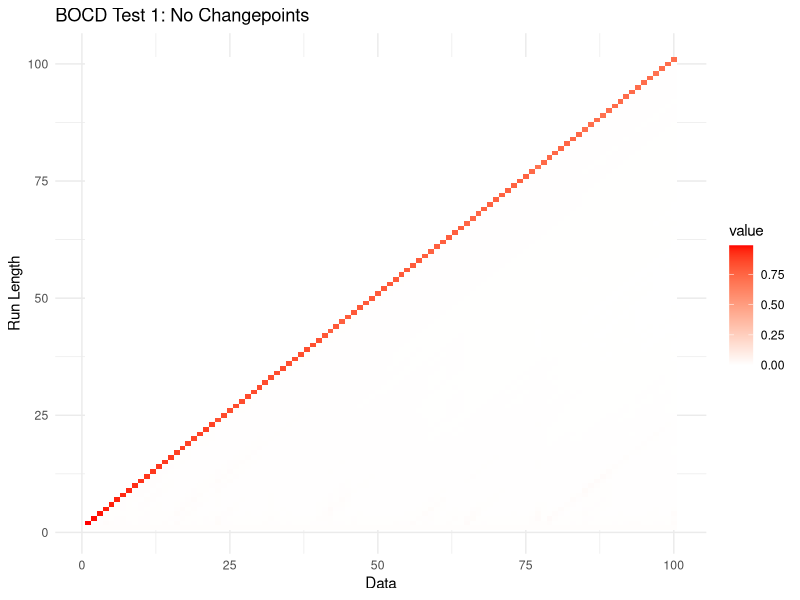
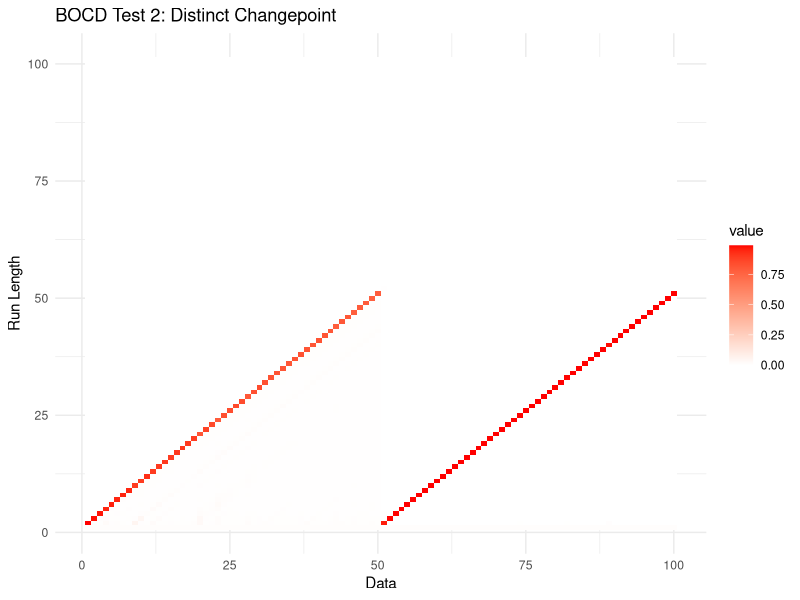
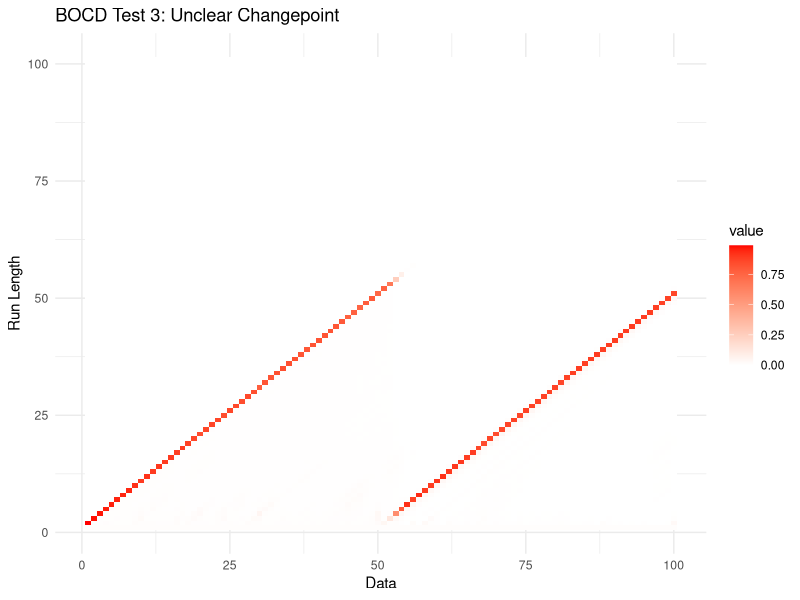

These charts were generated, in order, by the following R code:
## ---- chunk 1
knitr::opts_chunk$set(echo = TRUE)
library(ggplot2)
library(reshape2)
library(testthat)
## ---- chunk 2
# step 1
hazard_fn <- function(lambda){
  return(1 / lambda)
}

# step 3
predictive_prob_norm <- function(x_t, mu, sigma, sigma_n){
  # explainer: https://www2.stat.duke.edu/courses/Fall21/sta601.001/slides/03-normal-predictive-distributions.html#6
  # bayesian updating for normal distribution
  update_variance <- sigma^2 + sigma_n^2
  dnorm(x_t, mean = mu, sd = sqrt(update_variance))
}

# step 4
growth_prob <- function(data_prob, run_length_prob, hazard){
  data_prob * run_length_prob * hazard
}

# step 5
cp_prob <- function(data_prob, run_length_prob, hazard){
  sum(data_prob * run_length_prob * hazard)
}

# step 6
calc_evidence_fn <- function(growth_prob, cp_prob){
  sum(growth_prob) + cp_prob # need to add when run length is 0 (step 5) and run length > 0 (step 4)
}

# step 7
run_length_dist <- function(growth_prob, cp_prob, evidence){
  update_rl_probs <- numeric(length(growth_prob) + 1) # need to add 1 to initialization to account for r = 0
  
  update_rl_probs[2:length(update_rl_probs)] <- growth_prob / evidence # probability of r_t = i > 0 
  update_rl_probs[1] <- cp_prob / evidence # probability of r_t = 0
  update_rl_probs
}

# step 8
update_stats <- function(t, data, new_rl_probs, mu_0, sigma_0, sigma){

  # t: current time index
  # data: observations up to time t
  # new_rl_probs: probability for each run length
  # mu_0, sigma_0: prior mean, standard dev
  # sigma: known standard deviation of data

  n_runs <- length(new_rl_probs)
  new_means <- numeric(n_runs)
  new_variances <- numeric(n_runs)

  # using priors to start for run length = 0
  new_means[1] <- mu_0
  new_variances[1] <- sigma_0^2

  # update for run lengths greater than 0

  if (n_runs > 1){
    for (i in 2:n_runs){
      r <- i - 1 # run length

      data_cur_run <- data[(max(1, t - r + 1)):t] # avoid negative combos of current time index t and run length r

      # update parameters directly using bayes
      n <- length(data_cur_run)
      sigma_n <- 1 / sqrt(1/sigma_0^2 + n/sigma^2)
      mu_n <- sigma_n^2 * (mu_0/sigma_0^2 + sum(data_cur_run) / sigma^2)

      new_means[i] <- mu_n
      new_variances[i] <- sigma_n^2
    }
  }

  return(list(means = new_means, variances = new_variances))

}

# step 9
calculate_predictions <- function(means, vars, probs) {
  pred_mean <- sum(means * probs)
  pred_var <- sum((vars + means^2) * probs) - pred_mean^2
  pred_std <- sqrt(pred_var)
  list(mean = pred_mean, std = pred_std)
}
## ---- chunk 3
bocd <- function(data,
                 mu_0 = 0,          # prior mean
                 sigma_0 = 1,       # prior std dev of mean
                 sigma = 1,         # prior sigma
                 lambda = 100) {    # expected run length
  
  # check that data is numeric
  if (!is.numeric(data)){
    print("Data must be numeric")
  }
  
  # check that there are no NA's in data
  if (any(is.na(data))) {
    print("Remove NA's")
    return("Remove NA's")
  }

  # set up data
  n <- length(data)
  hazard <- hazard_fn(lambda)

  pred_means <- numeric(n)
  pred_stds <- numeric(n)
  run_length_probs <- list()

  # set priors
  probs <- 1
  means <- mu_0
  variances <- sigma_0^2

  # process each observation as it comes in (online portion)
  for(t in 1:n) {

    x_t <- data[t]

    # step 3: calculate predictive probabilities
    pred_probs <- predictive_prob_norm(x_t, means, sigma, sqrt(variances))

    # step 4: calculate growth probabilities
    growth_probs <- growth_prob(pred_probs, probs, 1 - hazard)  # 1-hazard for probability of not having a change point

    # step 5: calculate changepoint probability
    cp_prob <- cp_prob(pred_probs, probs, hazard)

    # step 6: calculate evidence
    evidence <- calc_evidence_fn(growth_probs, cp_prob)

    # step 7: update run length dist
    new_probs <- run_length_dist(growth_probs, cp_prob, evidence)

    # step 8: update sufficient statistics
    stats <- update_stats(t, data, new_probs, mu_0, sigma_0, sigma)

    # step 9: calculate predictions
    preds <- calculate_predictions(stats$means, stats$variances, new_probs)

    # store results
    pred_means[t] <- preds$mean
    pred_stds[t] <- preds$std
    run_length_probs[[t]] <- new_probs

    # update
    probs <- new_probs
    means <- stats$means
    variances <- stats$variances
  }

  list(
    pred_means = pred_means,
    pred_stds = pred_stds,
    run_length_probs = run_length_probs
  )
}

## ---- chunk 4
set.seed(135)
data1 <- rnorm(100)
data2 <- c(rnorm(50), rnorm(50, mean = 5, sd = 1))
data3 <- c(rnorm(50), rnorm(50, mean = 2, sd = 1))

plot_function <- function(data, title){
  
  b <- bocd(data,
            mu = 0,
            sigma_0 = 1,
            sigma = 1,
            lambda = 100)
  
  max_length <- max(sapply(b$run_length_probs, length))
  
  # row = step of data
  # col = prob of run length 
  matrix_result <- do.call(rbind, lapply(b$run_length_probs, function(vec) {
    c(vec, rep(0, max_length - length(vec)))
  }))
  
  matrix_transposed <- t(matrix_result)
  df <- melt(matrix_transposed)
  
  # Plot using ggplot2
  ggplot(df, aes(x = Var2, y = Var1, fill = value)) +
    geom_tile() +
    scale_fill_gradient(low = "white", high = "red") +
    labs(
      x = "Data",
      y = "Run Length",
      title = title
    ) +
    theme_minimal()

}

plot_function(data1, "BOCD Test 1: No Changepoints")
plot_function(data2, "BOCD Test 2: Distinct Changepoint")
plot_function(data3, "BOCD Test 3: Unclear Changepoint")

## ---- chunk 5
test_that("Updated mean should be 0",{
  
  new_data <- 0
  bocd1 <- bocd(new_data)
  
  expect_true(bocd1$pred_means == 0,
              info = "Prior mean is 0, new data point is 0, updated mean should be 0")
  
})

test_that("Probabilities should sum to 1 for each time period for changepoint",{
  
  new_data2 <- rnorm(100)
  bocd_data_2 <- bocd(new_data2)
  
  sum_probs <- numeric(100)
  for (i in 1:100) {
    sum_probs[i] <- sum(bocd_data_2$run_length_probs[[1]])
  }
  
  expect_true(all(sum_probs == 1), 
              info = "Not all elements in sum_probs are equal to 1.")
})

## ---- chunk 6
test_that("No errors",{
  d1 <- 1:5
  b1 <- bocd(d1)
  
  expect_no_error(b1, message = "Data is numeric, no error expected")
  
})

test_that("Should throw non-numeric error",{
  d2 <- c(1:5,"d")
  
  expect_error(bocd(d2),
               regexp = "Non-numeric argument to mathematical function",
               info = "Last element is not numeric, expect error")
               
})

test_that("Should throw NA error",{
  d3 <- c(1:5, NA)
  b3 <- bocd(d3)
  expect_true(b3 == "Remove NA's",
              info = "NA is data passed through")
  
})
